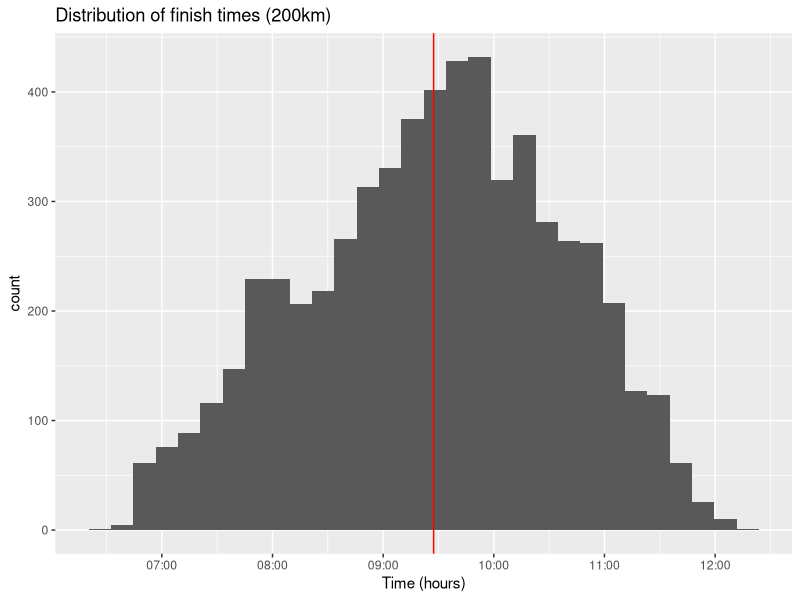
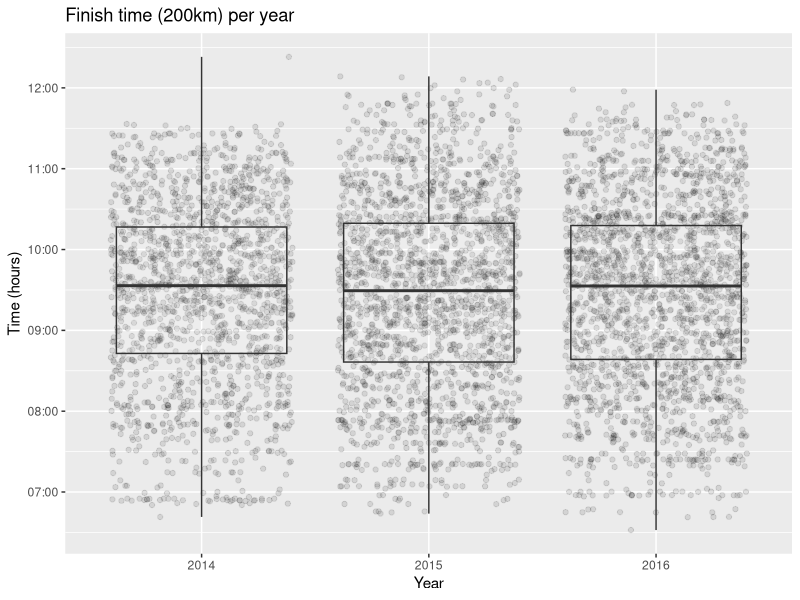
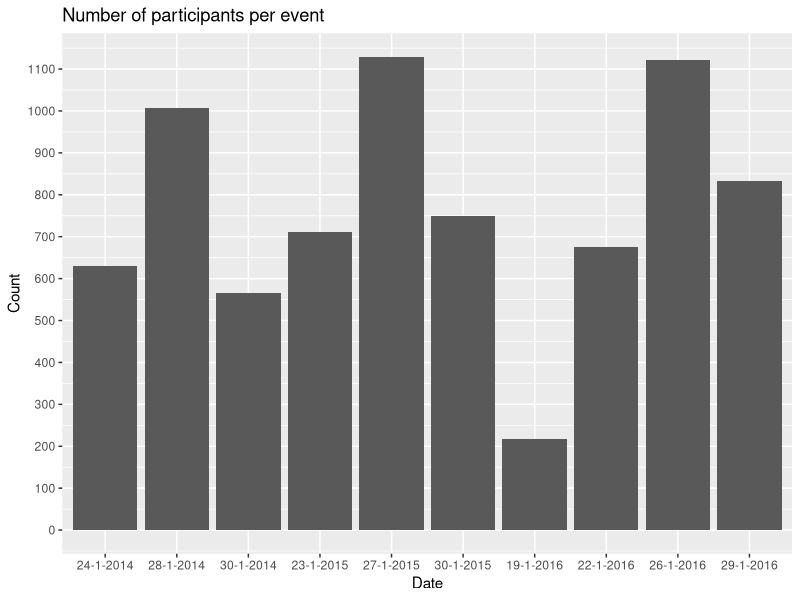

These figures' R source, in order: (Note: this script raises an error after producing the figures.)
## ---- chunk 1
# Load all of the packages that I need.

# Notice that the parameter "echo" was set to FALSE for this code chunk.
# This prevents the code from displaying in the knitted HTML output.

library(ggplot2)
library(plyr)
library(grid)
library(gridExtra)
## ---- chunk 2
# Load the Data, combine the two datasets and print some basics
weissensee <-read.csv("data/weissensee_results.csv", header=TRUE, sep = ";") 
str(weissensee)
# add year variable for ease of use
weissensee$Year = as.numeric(format(as.POSIXct(weissensee$Date, format='%d-%m-%Y'), format="%Y"))
## ---- chunk 3
#finish time 200km
weissensee200km <- weissensee[as.numeric(as.matrix(weissensee$Distance)) == 200.0, ]
weissensee200km$TimeFormatted  <- as.POSIXct(strptime(weissensee200km$Time, format="%H:%M:%S"))
weissensee200km$Year = as.numeric(format(as.POSIXct(weissensee200km$Date, format='%d-%m-%Y'), format="%Y"))
weissensee200km$nTime <- difftime(strptime(weissensee200km$Time,"%H:%M:%S"),
                     strptime("00:00:00","%H:%M:%S"), units="secs")
#plot
ggplot(data = weissensee200km, aes(x=TimeFormatted)) + geom_histogram() + 
  ggtitle("Distribution of finish times (200km)") + xlab('Time (hours)') + 
  ylab('count') + geom_vline(xintercept=as.numeric(mean(weissensee200km$TimeFormatted))[1], colour = "red")
#print average,sd
average <- format(.POSIXct(mean(weissensee200km$nTime),tz="GMT"), "%H:%M:%S")
sd <- format(.POSIXct(sd(weissensee200km$nTime),tz="GMT"), "%H:%M:%S")
sprintf("Average: %s, standard deviation: %s", average, sd)
## ---- chunk 4
# finish times per year
ggplot(data = weissensee200km, aes(x=factor(Year), y=TimeFormatted)) + 
  geom_jitter(alpha=0.1) + geom_boxplot(alpha=0.1) + 
  ggtitle("Finish time (200km) per year") + xlab('Year') + ylab('Time (hours)')

#average finish time per year
weissensee200km$nTime <- difftime(strptime(weissensee200km$Time,"%H:%M:%S"),
                     strptime("00:00:00","%H:%M:%S"), units="secs")
weissensee200km.means <- aggregate(weissensee200km$nTime, by=list(weissensee200km$Year), mean)
weissensee200km.means$Time <- format(.POSIXct(weissensee200km.means$x,tz="GMT"), "%H:%M:%S")
names(weissensee200km.means) <- c("Year", "x", "Average finish time")
weissensee200km.means[, c(1,3)]
## ---- chunk 5
# plot participate count in events
df <- count(weissensee, "Date")
#change order of levels in order to plot dates in right order
df$Date2 <- as.POSIXct(df$Date, format='%d-%m-%Y')
df$Date <- factor(df$Date, levels = df$Date[order(df$Date2)])
ggplot(data = df) + geom_histogram(aes(x=Date, y=freq), stat="identity") + 
scale_y_continuous(breaks = seq(0, 1200, 100)) + 
ggtitle("Number of participants per event") + xlab('Date') + ylab('Count')
## ---- chunk 6
#country
ggplot(data = weissensee, aes(x=Country)) + geom_histogram() + 
  scale_y_log10() + ggtitle("Country of residence of participants") + 
  xlab('Country') + ylab('count (log scale)')
summary(weissensee$Country) 
## ---- chunk 7
#Distance
ggplot(data = weissensee, aes(x=as.factor(Distance))) + geom_histogram() +
  scale_y_sqrt() + ggtitle("Distribution of completed distance") + 
  xlab('Distance') + ylab('count (sqrt scale)') + 
  scale_x_discrete(breaks = seq(100, 200, 10))
summary(weissensee$Distance)
## ---- chunk 8
plotWeissenseeTriple = function(year, yearLabels, n){
  weissensee_triple <- c()
  weissenseeYear <- weissensee[weissensee$Year == year, ]
  weissenseeYear_200k <- weissenseeYear[as.numeric(as.matrix(weissenseeYear$Distance)) == 200.0, ]
  names <- unique(weissenseeYear_200k$Name)
  for(i in 1:length(names)){
    name = names[i]
    temp <- weissenseeYear_200k[weissenseeYear_200k$Name == name, ]
    if(nrow(temp) == n){
      if (length(unique(temp$Date)) == n){
        weissensee_triple <- rbind(weissensee_triple, temp)
      }
    }
  }
  weissensee_triple$TimeFormatted  <- as.POSIXct(strptime(weissensee_triple$Time, format="%H:%M:%S"))
  plot <- ggplot(data = weissensee_triple, aes(x=factor(EventId), y=TimeFormatted, color=Name)) + 
  geom_point() + geom_line(aes(group=Name)) + scale_x_discrete(labels=yearLabels) + 
  xlab('Date') + ylab('Finish time') + ggtitle(year)
  plot
}
plot2014 <- plotWeissenseeTriple(2014, c("24-1-14","28-1-14","30-1-14"), 3)
plot2015 <- plotWeissenseeTriple(2015, c("23-1-15","27-1-15","30-1-15"), 3)
plot2016 <- plotWeissenseeTriple(2016, c("19-1-16","22-1-16","26-1-16", "29-1-16"), 4)
grid.arrange(plot2014, plot2015, plot2016, ncol = 1)
